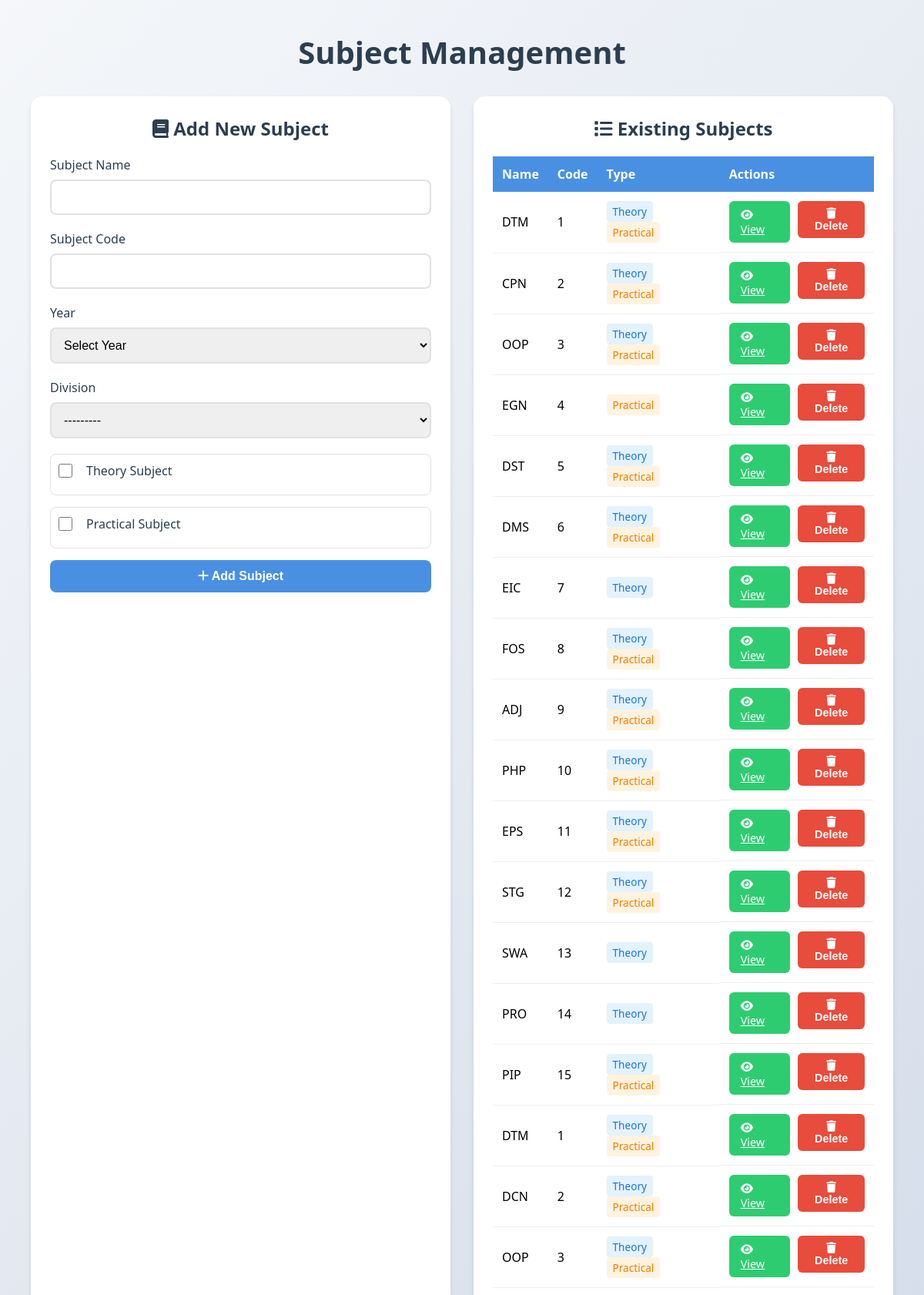
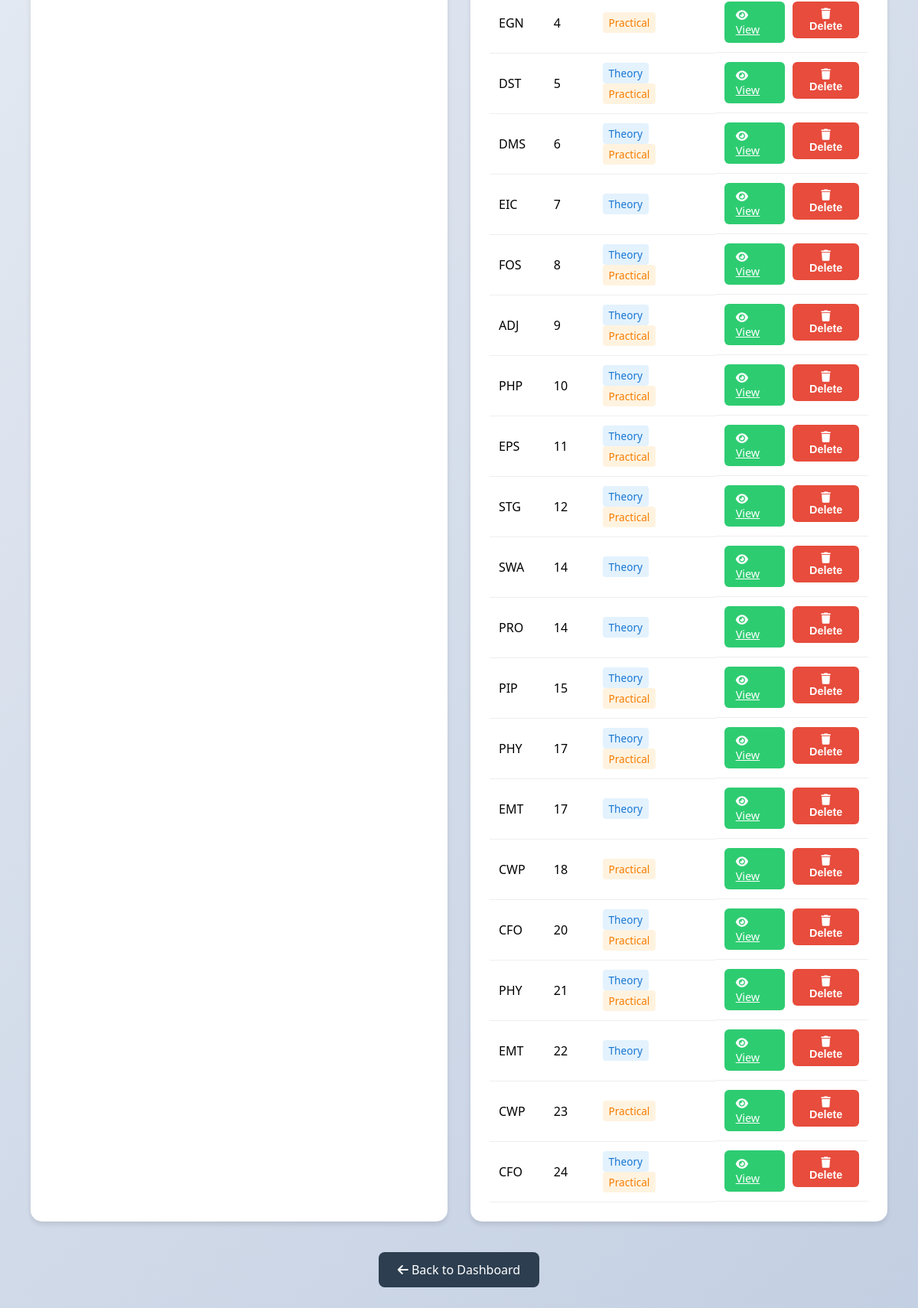
/add-subject/ (signed in), run on the app's committed database (2 pictures, top to bottom).
### timetable/models.py (models this page shows, shortened)
class Subject(models.Model):
    name = models.CharField(max_length=100)  # Removed unique=True
    code = models.CharField(max_length=10)  # Removed unique=True
    division = models.ForeignKey('Division', on_delete=models.CASCADE)
    year = models.ForeignKey('Year', on_delete=models.CASCADE)
    is_theory = models.BooleanField(default=False)
    is_practical = models.BooleanField(default=False)
    lecture_hours = models.IntegerField(default=0, blank=True, null=True)  # ✅ No. of lecture hours (if theory)
    theory_teacher = models.ForeignKey(
        'Teacher', on_delete=models.SET_NULL, null=True, blank=True, related_name='theory_subjects'
    )  # ✅ Theory ke liye teacher
    classroom = models.ForeignKey(
        'Classroom', on_delete=models.SET_NULL, null=True, blank=True, related_name='theory_classroom'
    )  # ✅ Fixed Classroom for Theory Lectures
    practical_hours = models.IntegerField(default=0, blank=True, null=True)  # ✅ No. of practical hours (if practical)
    lab = models.ForeignKey(
        'Classroom', on_delete=models.SET_NULL, null=True, blank=True, limit_choices_to={'is_lab': True}, related_name='practical_lab'
    )  # ✅ Fixed Lab for Practicals
    department = models.ForeignKey(Department, on_delete=models.CASCADE, related_name='subjects',null=True, blank=True)
    batches = models.ManyToManyField('Batch', blank=True)  # ✅ Practical ke liye multiple batches assign ho sakte hain
    practical_batch_teachers = models.JSONField(default=dict, blank=True)  # {batch_id: teacher_id, ...}

### timetable/views.py (the view)
# urls.py: path('add-subject/', views.add_subject, name='add_subject'),
def add_subject(request):
    try:
        department = Department.objects.get(admin=request.user)
        if request.method == 'POST':
            form = SubjectForm(request.POST, department=department)
            if form.is_valid():
                subject = form.save(commit=False)
                subject.department = department
                subject.save()
                form.save_m2m()  # Save many-to-many relationships
                batch_ids = request.POST.getlist('batch_teacher_batch_ids')
                teacher_ids = request.POST.getlist('batch_teacher_teacher_ids')
                mapping = {}
                for batch_id, teacher_id in zip(batch_ids, teacher_ids):
                    if batch_id and teacher_id:
                        mapping[batch_id] = teacher_id
                subject.practical_batch_teachers = mapping
                subject.save()
                messages.success(request, "Subject added successfully!")
                return redirect('add_subject')
            else:
                messages.error(request, "Error adding subject. Please check the form.")
        else:
            form = SubjectForm(department=department)
        divisions = Division.objects.filter(department=department)
        years = Year.objects.filter(department=department)
        division_batches = {str(division.id): [batch.id for batch in division.batches.all()] for division in divisions}
        year_divisions = {str(year.id): [division.id for division in year.divisions.all()] for year in years}
        return render(request, 'add_subject.html', {
            'form': form,
            'subjects': Subject.objects.filter(department=department),
            'divisions': divisions,
            'years': years,
            'division_batches': division_batches,
            'year_divisions': year_divisions,
            'batches': Batch.objects.filter(department=department),
            'teachers': Teacher.objects.filter(department=department),
        })
    except Department.DoesNotExist:
        messages.error(request, 'You are not authorized to add subjects.')
        return redirect('login')

### timetable/models.py (called while the page is built)
    def __str__(self):
        return self.name

    def __str__(self):
        return f"{self.name} {'(Lab)' if self.is_lab else ''}"

    def __str__(self):
        batch_names = ", ".join([batch.name for batch in self.batches.all()])
        return f"{self.name} ({batch_names})"

    def __str__(self):
        return self.name

### timetable/templates/add_subject.html (shortened to what this page needs)
<!DOCTYPE html>
<html lang="en">
<head>
    <link rel="stylesheet" href="https://cdnjs.cloudflare.com/ajax/libs/font-awesome/6.0.0/css/all.min.css">
</head>
<body>
    <div class="container">
        <div class="header">
            <h1>Subject Management</h1>
        </div>
        <div class="content-wrapper">
            <div class="form-container">
                <h2><i class="fas fa-book"></i> Add New Subject</h2>
                <form method="post">
                    <div class="form-group">
                        <label for="id_name">Subject Name</label>
                        {{ form.name }}
                    </div>
                    <div class="form-group">
                        <label for="id_code">Subject Code</label>
                        {{ form.code }}
                    </div>
                    <div class="form-group">
                        <label for="id_year">Year</label>
                        {{ form.year }}
                    </div>
                    <div class="form-group">
                        <label for="id_division">Division</label>
                        {{ form.division }}
                    </div>
                    <div class="checkbox-group">
                        <label class="checkbox-label">
                            <input type="checkbox" id="id_is_theory" name="is_theory"> Theory Subject
                        </label>
                    </div>
                    <div class="checkbox-group">
                        <label class="checkbox-label">
                            <input type="checkbox" id="id_is_practical" name="is_practical"> Practical Subject
                        </label>
                    </div>
                    <button type="submit">
                        <i class="fas fa-plus"></i> Add Subject
                    </button>
                </form>
            </div>
            <div class="list-container">
                <h2><i class="fas fa-list"></i> Existing Subjects</h2>
                {% if subjects %}
                <table class="subject-list">
                    <thead>
                        <tr>
                            <th>Name</th>
                            <th>Code</th>
                            <th>Type</th>
                            <th>Actions</th>
                        </tr>
                    </thead>
                    <tbody>
                        {% for subject in subjects %}
                        <tr>
                            <td>{{ subject.name }}</td>
                            <td>{{ subject.code }}</td>
                            <td>
                                {% if subject.is_theory %}
                                <span class="subject-type theory">Theory</span>
                                {% endif %}
                                {% if subject.is_practical %}
                                <span class="subject-type practical">Practical</span>
                                {% endif %}
                            </td>
                            <td class="action-buttons">
                                <a href="{% url 'view_subject' subject.id %}" class="view-btn">
                                    <i class="fas fa-eye"></i> View
                                </a>
                                <form method="post" id="delete-form-{{ subject.id }}" action="{% url 'delete_subject' subject.id %}" style="display:inline;">
                                    <button type="button" class="delete-btn" onclick="confirmDelete('delete-form-{{ subject.id }}', 'Are you sure you want to delete subject {{ subject.name }}? This action cannot be undone.')">
                                        <i class="fas fa-trash"></i> Delete
                                    </button>
                                </form>
                            </td>
                        </tr>
                        {% endfor %}
                    </tbody>
                </table>
                {% else %}
                <p class="empty-message">No subjects added yet.</p>
                {% endif %}
            </div>
        </div>
        <div style="text-align: center; margin-top: 20px;">
            <a href="{% url 'department_dashboard' %}" class="back-link">
                <i class="fas fa-arrow-left"></i> Back to Dashboard
            </a>
        </div>
    </div>
</body>
</html>

### timetable/templates/add_subject.html (style rules this page uses)
:root { --primary-color: #4a90e2; --secondary-color: #f5f6fa; --accent-color: #2ecc71; --danger-color: #e74c3c; --text-color: #2c3e50; --shadow: 0 4px 6px rgba(0, 0, 0, 0.1); --transition: all 0.3s ease; }
* { margin: 0; padding: 0; box-sizing: border-box; }
body { font-family: 'Segoe UI', Tahoma, Geneva, Verdana, sans-serif; background: linear-gradient(135deg, #f5f7fa 0%, #c3cfe2 100%); min-height: 100vh; padding: 20px; }
.container { max-width: 1200px; margin: 0 auto; padding: 20px; }
.header { text-align: center; margin-bottom: 30px; }
.header h1 { color: var(--text-color); font-size: 2.5em; margin-bottom: 10px; }
.content-wrapper { display: grid; grid-template-columns: 1fr 1fr; gap: 30px; margin-top: 20px; }
.form-container, .list-container { background: white; border-radius: 15px; padding: 25px; box-shadow: var(--shadow); }
.form-container h2, .list-container h2 { color: var(--text-color); margin-bottom: 20px; font-size: 1.5em; text-align: center; }
.form-group { margin-bottom: 20px; }
label { display: block; margin-bottom: 8px; color: var(--text-color); font-weight: 500; }
input, select { width: 100%; padding: 12px; border: 2px solid #e1e1e1; border-radius: 8px; font-size: 1em; transition: var(--transition); }
.checkbox-group { margin: 15px 0; padding: 10px; border: 1px solid #e1e1e1; border-radius: 8px; }
.checkbox-label { display: flex; align-items: center; gap: 10px; cursor: pointer; margin-bottom: 10px; }
input[type="checkbox"] { width: 18px; height: 18px; margin-right: 8px; }
button { background: var(--primary-color); color: white; border: none; padding: 12px 25px; border-radius: 8px; cursor: pointer; font-size: 1em; font-weight: 600; transition: var(--transition); width: 100%; }
.subject-list { width: 100%; border-collapse: collapse; margin-top: 20px; }
.subject-list th { background: var(--primary-color); color: white; padding: 12px; text-align: left; }
.subject-list td { padding: 12px; border-bottom: 1px solid #eee; }
.action-buttons { display: flex; gap: 10px; }
.view-btn { background: var(--accent-color); color: white; border: none; padding: 8px 15px; border-radius: 6px; cursor: pointer; font-size: 0.9em; transition: var(--transition); }
.delete-btn { background: var(--danger-color); color: white; border: none; padding: 8px 15px; border-radius: 6px; cursor: pointer; font-size: 0.9em; transition: var(--transition); }
.back-link { display: inline-block; padding: 12px 25px; background: var(--text-color); color: white; text-decoration: none; border-radius: 8px; margin-top: 20px; transition: var(--transition); }
.subject-type { display: inline-block; padding: 4px 8px; border-radius: 4px; font-size: 0.85em; font-weight: 500; margin-right: 5px; }
.subject-type.theory { background: #e3f2fd; color: #1976d2; }
.subject-type.practical { background: #fff3e0; color: #f57c00; }

### data on the page
Subject: name "DTM", code "1", is_theory "Theory", is_practical "Practical"
Subject: name "CPN", code "2", is_theory "Theory", is_practical "Practical"
Subject: name "OOP", code "3", is_theory "Theory", is_practical "Practical"
Subject: name "EGN", code "4", is_practical "Practical"
Subject: name "DST", code "5", is_theory "Theory", is_practical "Practical"
Subject: name "DMS", code "6", is_theory "Theory", is_practical "Practical"
Subject: name "EIC", code "7", is_theory "Theory"
Subject: name "FOS", code "8", is_theory "Theory", is_practical "Practical"
Subject: name "ADJ", code "9", is_theory "Theory", is_practical "Practical"
Subject: name "PHP", code "10", is_theory "Theory", is_practical "Practical"
Subject: name "EPS", code "11", is_theory "Theory", is_practical "Practical"
Subject: name "STG", code "12", is_theory "Theory", is_practical "Practical"
Subject: name "SWA", code "13", is_theory "Theory"
Subject: name "PRO", code "14", is_theory "Theory"
Subject: name "PIP", code "15", is_theory "Theory", is_practical "Practical"
Subject: name "DTM", code "1", is_theory "Theory", is_practical "Practical"
Subject: name "DCN", code "2", is_theory "Theory", is_practical "Practical"
Subject: name "OOP", code "3", is_theory "Theory", is_practical "Practical"
Subject: name "EGN", code "4", is_practical "Practical"
Subject: name "DST", code "5", is_theory "Theory", is_practical "Practical"
Subject: name "DMS", code "6", is_theory "Theory", is_practical "Practical"
Subject: name "EIC", code "7", is_theory "Theory"
Subject: name "FOS", code "8", is_theory "Theory", is_practical "Practical"
Subject: name "ADJ", code "9", is_theory "Theory", is_practical "Practical"
Subject: name "PHP", code "10", is_theory "Theory", is_practical "Practical"
Subject: name "EPS", code "11", is_theory "Theory", is_practical "Practical"
Subject: name "STG", code "12", is_theory "Theory", is_practical "Practical"
Subject: name "SWA", code "14", is_theory "Theory"
Subject: name "PRO", code "14", is_theory "Theory"
Subject: name "PIP", code "15", is_theory "Theory", is_practical "Practical"
Subject: name "PHY", code "17", is_theory "Theory", is_practical "Practical"
Subject: name "EMT", code "17", is_theory "Theory"
Subject: name "CWP", code "18", is_practical "Practical"
Subject: name "CFO", code "20", is_theory "Theory", is_practical "Practical"
Subject: name "PHY", code "21", is_theory "Theory", is_practical "Practical"
Subject: name "EMT", code "22", is_theory "Theory"
Subject: name "CWP", code "23", is_practical "Practical"
Subject: name "CFO", code "24", is_theory "Theory", is_practical "Practical"
